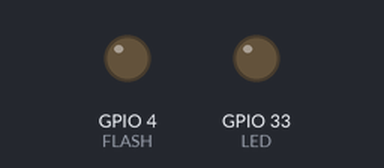
This program was run on a simulated ESP32. Shown: output pins drawn as LEDs (lit = HIGH). WiFi joins after 1.5 s; servers stay silent unless stated; uploads are accepted with an empty reply; the camera gives no picture; what the program prints to the serial monitor is not drawn. At 3.7 s the program puts the board to deep sleep or switches it off; the recording ends there.

Above: at 0.1 s.
At 2.0 s:
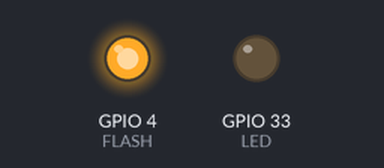
Timing chart, 0 to 3.7 s (numbered marks = the images above):
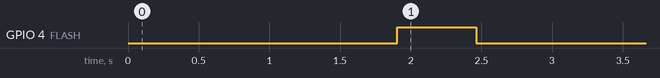

The program:

main.cpp
```cpp
#include "esp_camera.h"
#include "Arduino.h"
#include "FS.h"               // SD Card ESP32
#include "SD_MMC.h"           // SD Card ESP32
#include "soc/soc.h"          // Disable brownour problems
#include "soc/rtc_cntl_reg.h" // Disable brownour problems
#include "driver/rtc_io.h"
#include <EEPROM.h> // read and write from flash memory
#include <HTTPClient.h>
#include <WiFi.h>
#include <ArduinoOTA.h>
#include <ESPmDNS.h>
#include <WiFiUdp.h>


// Pin definition for CAMERA_MODEL_AI_THINKER
#define PWDN_GPIO_NUM 32
#define RESET_GPIO_NUM -1
#define XCLK_GPIO_NUM 0
#define SIOD_GPIO_NUM 26
#define SIOC_GPIO_NUM 27

#define Y9_GPIO_NUM 35
#define Y8_GPIO_NUM 34
#define Y7_GPIO_NUM 39
#define Y6_GPIO_NUM 36
#define Y5_GPIO_NUM 21
#define Y4_GPIO_NUM 19
#define Y3_GPIO_NUM 18
#define Y2_GPIO_NUM 5
#define VSYNC_GPIO_NUM 25
#define HREF_GPIO_NUM 23
#define PCLK_GPIO_NUM 22

#define LED 33

const char *ssid = "XXXXXXXXXX";
const char *password = "XXXXXXXXXXXXXXXX";
const char *post_url = "http://192.168.0.108:8080/image"; // Location where images are POSTED
bool internet_connected = false;


camera_fb_t * capture();
String send_capture(camera_fb_t * fb);
camera_config_t config;
sensor_t * s;

#define FLASH 4

void setup()
{
  pinMode(FLASH, OUTPUT);
  pinMode(LED, OUTPUT);
  WRITE_PERI_REG(RTC_CNTL_BROWN_OUT_REG, 0); //disable brownout detector

  Serial.begin(115200);
  WiFi.mode(WIFI_STA);
  Serial.println();
  Serial.print("Connecting to ");
  Serial.println(ssid);
  WiFi.begin(ssid, password);
  while (WiFi.status() != WL_CONNECTED) {
    Serial.print(".");
    delay(200);
  }

  Serial.println();
  Serial.print("ESP32-CAM IP Address: ");
  Serial.println(WiFi.localIP());

  // camera_config_t config;
  config.ledc_channel = LEDC_CHANNEL_0;
  config.ledc_timer = LEDC_TIMER_0;
  config.pin_d0 = Y2_GPIO_NUM;
  config.pin_d1 = Y3_GPIO_NUM;
  config.pin_d2 = Y4_GPIO_NUM;
  config.pin_d3 = Y5_GPIO_NUM;
  config.pin_d4 = Y6_GPIO_NUM;
  config.pin_d5 = Y7_GPIO_NUM;
  config.pin_d6 = Y8_GPIO_NUM;
  config.pin_d7 = Y9_GPIO_NUM;
  config.pin_xclk = XCLK_GPIO_NUM;
  config.pin_pclk = PCLK_GPIO_NUM;
  config.pin_vsync = VSYNC_GPIO_NUM;
  config.pin_href = HREF_GPIO_NUM;
  config.pin_sccb_sda = SIOD_GPIO_NUM;
  config.pin_sccb_scl = SIOC_GPIO_NUM;
  config.pin_pwdn = PWDN_GPIO_NUM;
  config.pin_reset = RESET_GPIO_NUM;
  config.xclk_freq_hz = 20000000;
  config.pixel_format = PIXFORMAT_JPEG;


  if (psramFound())
  {
    config.frame_size = FRAMESIZE_UXGA; // FRAMESIZE_ + QVGA|CIF|VGA|SVGA|XGA|SXGA|UXGA
    config.jpeg_quality = 10;
    config.fb_count = 2;
  }
  else
  {
    config.frame_size = FRAMESIZE_SVGA;
    config.jpeg_quality = 12;
    config.fb_count = 1;
  }
  config.frame_size = FRAMESIZE_QVGA; //HQVGA;         /////////////////////// added : reduced iamge size
  // Init Camera
  esp_err_t err = esp_camera_init(&config);
  if (err != ESP_OK)
  {
    Serial.printf("Camera init failed with error 0x%x", err);
    return;
  }

  // sensor_t * s = esp_camera_sensor_get();
  s = esp_camera_sensor_get();
  s->set_brightness(s, 2);     // -2 to 2
  s->set_contrast(s, 2);       // -2 to 2
  s->set_saturation(s, 2);     // -2 to 2

  camera_fb_t * fb = capture();

  if (!fb) return;

  String resp = send_capture(fb);
  Serial.println(resp);

  esp_camera_fb_return(fb);

  if (resp == "X") {
    digitalWrite(LED, HIGH);
    delay(500);
    digitalWrite(LED, LOW);
  }


  esp_sleep_enable_ext0_wakeup(GPIO_NUM_13, 0);
  delay(1000);
  esp_deep_sleep_start();
}


void loop() {

  // camera_fb_t * fb = capture();

  // if (!fb) return;

  // String resp = send_capture(fb);
  // Serial.println(resp);

  // esp_camera_fb_return(fb);

  // if (resp == "A") {
  //   return; // another capture to send
  // } else {
  //     esp_sleep_enable_ext0_wakeup(GPIO_NUM_13, 0);
  //     delay(1000);
  //     esp_deep_sleep_start();
  // }


}

String send_capture(camera_fb_t * fb) {
  HTTPClient http;

  Serial.print("[HTTP] begin...\n");
  // configure traged server and url

  http.begin(post_url); //HTTP

  Serial.print("[HTTP] POST...\n");
  // start connection and send HTTP header
  int httpCode = http.sendRequest("POST", fb->buf, fb->len); // we simply put the whole image in the post body.

  // httpCode will be negative on error
  String payload = "";
  if (httpCode > 0)
  {
    // HTTP header has been send and Server response header has been handled
    Serial.printf("[HTTP] POST... code: %d\n", httpCode);

    // file found at server
    if (httpCode == HTTP_CODE_OK)
    {
      String payload = http.getString();
      Serial.println(payload);
    }
  }
  else
  {
    Serial.printf("[HTTP] POST... failed, error: %s\n", http.errorToString(httpCode).c_str());
  }

  http.end();
  return payload;
}


camera_fb_t * capture(){
  camera_fb_t *fb = NULL;
  digitalWrite(FLASH, HIGH);
  delay(100);
  fb = esp_camera_fb_get();
  delay(400);
  digitalWrite(FLASH, LOW);
  if (!fb) Serial.println("Camera capture failed");
    // for debug
  Serial.println((fb->buf)[0]);
  Serial.println((fb->buf)[1]);
  Serial.println((fb->buf)[2]);
  return fb;
}
```

Measured:
- by itself, GPIO 4 (FLASH): LOW → HIGH at 1.9 s, → LOW 0.56 s later
